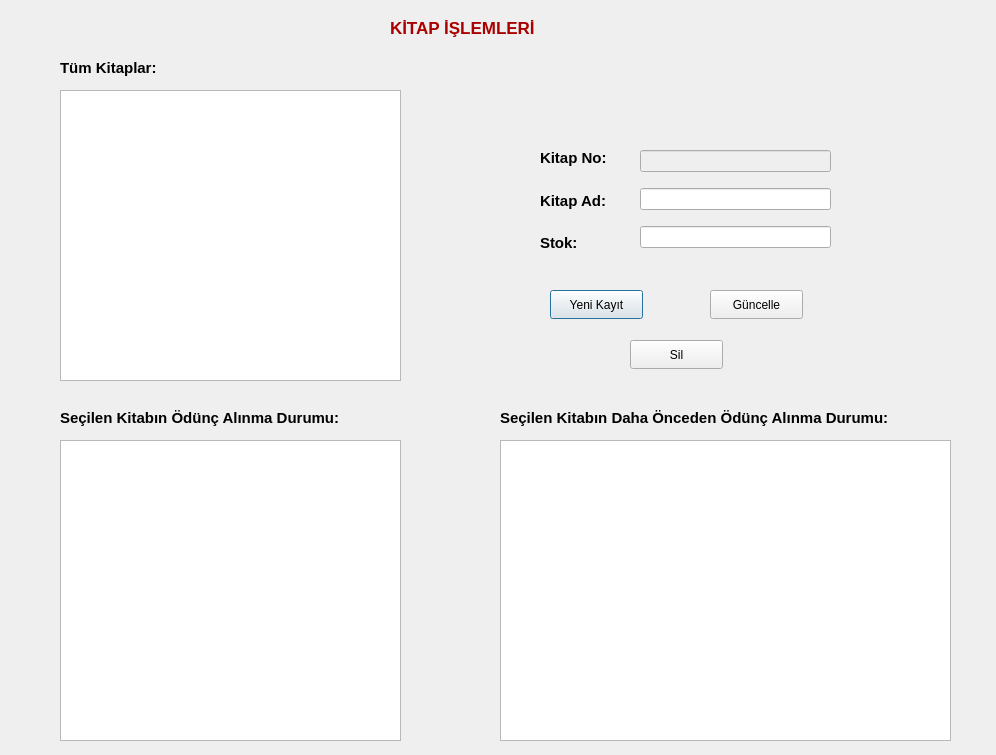
<?xml version="1.0" encoding="UTF-8"?>
<ui version="4.0">
 <class>kitap_islemleri_ekran</class>
 <widget class="QDialog" name="kitap_islemleri_ekran">
  <property name="geometry">
   <rect>
    <x>0</x>
    <y>0</y>
    <width>996</width>
    <height>755</height>
   </rect>
  </property>
  <property name="windowTitle">
   <string>Dialog</string>
  </property>
  <widget class="QTableView" name="tableView">
   <property name="geometry">
    <rect>
     <x>60</x>
     <y>90</y>
     <width>341</width>
     <height>291</height>
    </rect>
   </property>
  </widget>
  <widget class="QTableView" name="tableView_2">
   <property name="geometry">
    <rect>
     <x>60</x>
     <y>440</y>
     <width>341</width>
     <height>301</height>
    </rect>
   </property>
  </widget>
  <widget class="QTableView" name="tableView_3">
   <property name="geometry">
    <rect>
     <x>500</x>
     <y>440</y>
     <width>451</width>
     <height>301</height>
    </rect>
   </property>
  </widget>
  <widget class="QPushButton" name="pushButton_yeni">
   <property name="geometry">
    <rect>
     <x>550</x>
     <y>290</y>
     <width>93</width>
     <height>29</height>
    </rect>
   </property>
   <property name="text">
    <string>Yeni Kayıt</string>
   </property>
  </widget>
  <widget class="QPushButton" name="pushButton_guncelle">
   <property name="geometry">
    <rect>
     <x>710</x>
     <y>290</y>
     <width>93</width>
     <height>29</height>
    </rect>
   </property>
   <property name="text">
    <string>Güncelle</string>
   </property>
  </widget>
  <widget class="QPushButton" name="pushButton_sil">
   <property name="geometry">
    <rect>
     <x>630</x>
     <y>340</y>
     <width>93</width>
     <height>29</height>
    </rect>
   </property>
   <property name="text">
    <string>Sil</string>
   </property>
  </widget>
  <widget class="QLabel" name="label_4">
   <property name="geometry">
    <rect>
     <x>500</x>
     <y>400</y>
     <width>471</width>
     <height>35</height>
    </rect>
   </property>
   <property name="font">
    <font>
     <pointsize>11</pointsize>
     <bold>true</bold>
    </font>
   </property>
   <property name="text">
    <string>Seçilen Kitabın Daha Önceden Ödünç Alınma Durumu:</string>
   </property>
  </widget>
  <widget class="QLabel" name="label_5">
   <property name="geometry">
    <rect>
     <x>60</x>
     <y>400</y>
     <width>341</width>
     <height>35</height>
    </rect>
   </property>
   <property name="font">
    <font>
     <pointsize>11</pointsize>
     <bold>true</bold>
    </font>
   </property>
   <property name="text">
    <string>Seçilen Kitabın Ödünç Alınma Durumu:</string>
   </property>
  </widget>
  <widget class="QLabel" name="label_6">
   <property name="geometry">
    <rect>
     <x>60</x>
     <y>50</y>
     <width>331</width>
     <height>35</height>
    </rect>
   </property>
   <property name="font">
    <font>
     <pointsize>11</pointsize>
     <bold>true</bold>
    </font>
   </property>
   <property name="text">
    <string>Tüm Kitaplar:</string>
   </property>
  </widget>
  <widget class="QLabel" name="label_7">
   <property name="geometry">
    <rect>
     <x>390</x>
     <y>10</y>
     <width>181</width>
     <height>35</height>
    </rect>
   </property>
   <property name="palette">
    <palette>
     <active>
      <colorrole role="WindowText">
       <brush brushstyle="SolidPattern">
        <color alpha="255">
         <red>170</red>
         <green>0</green>
         <blue>0</blue>
        </color>
       </brush>
      </colorrole>
     </active>
     <inactive>
      <colorrole role="WindowText">
       <brush brushstyle="SolidPattern">
        <color alpha="255">
         <red>170</red>
         <green>0</green>
         <blue>0</blue>
        </color>
       </brush>
      </colorrole>
     </inactive>
     <disabled/>
    </palette>
   </property>
   <property name="font">
    <font>
     <pointsize>13</pointsize>
     <bold>true</bold>
    </font>
   </property>
   <property name="text">
    <string>KİTAP İŞLEMLERİ</string>
   </property>
  </widget>
  <widget class="QWidget" name="layoutWidget">
   <property name="geometry">
    <rect>
     <x>640</x>
     <y>140</y>
     <width>191</width>
     <height>121</height>
    </rect>
   </property>
   <layout class="QVBoxLayout" name="verticalLayout">
    <item>
     <widget class="QLineEdit" name="lineEdit_no">
      <property name="enabled">
       <bool>false</bool>
      </property>
     </widget>
    </item>
    <item>
     <widget class="QLineEdit" name="lineEdit_ad"/>
    </item>
    <item>
     <widget class="QLineEdit" name="lineEdit_sayisi"/>
    </item>
   </layout>
  </widget>
  <widget class="QWidget" name="layoutWidget">
   <property name="geometry">
    <rect>
     <x>540</x>
     <y>140</y>
     <width>82</width>
     <height>121</height>
    </rect>
   </property>
   <layout class="QVBoxLayout" name="verticalLayout_2">
    <item>
     <widget class="QLabel" name="label">
      <property name="font">
       <font>
        <pointsize>11</pointsize>
        <bold>true</bold>
       </font>
      </property>
      <property name="text">
       <string>Kitap No:</string>
      </property>
     </widget>
    </item>
    <item>
     <widget class="QLabel" name="label_3">
      <property name="font">
       <font>
        <pointsize>11</pointsize>
        <bold>true</bold>
       </font>
      </property>
      <property name="text">
       <string>Kitap Ad:</string>
      </property>
     </widget>
    </item>
    <item>
     <widget class="QLabel" name="label_2">
      <property name="font">
       <font>
        <pointsize>11</pointsize>
        <bold>true</bold>
       </font>
      </property>
      <property name="text">
       <string>Stok:</string>
      </property>
     </widget>
    </item>
   </layout>
  </widget>
 </widget>
 <resources/>
 <connections/>
</ui>
